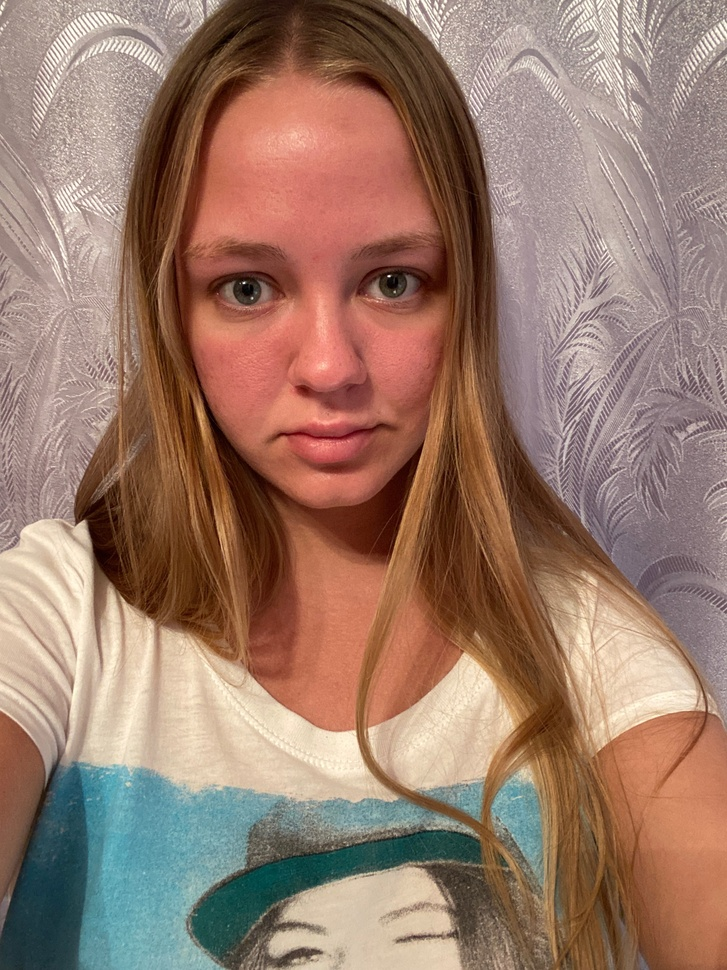
#> input picture Ai model/Faces Detectors/DataSets/age dataset/test/18-20/25.jpg, 727 x 970 px, shrunk from 2316 x 3088 before the run
$ python -i image_emotion_model.py   (imports and definitions only)
#> lines starting #> are read from the running program, lines starting #| are printed output that depends on the picture
#> further down, picture is the input picture: shape (970, 727, 3); mean B, G, R 106.6, 122.4, 153.6
"""
Lightweight emotion detection using only OpenCV — no TensorFlow, no PyTorch.
Uses a pre-trained Haar + SVM approach via OpenCV's face landmark + heuristics,
or falls back to a simple facial geometry heuristic.
"""
import logging
import cv2
import numpy as np
from typing import Dict, Optional

logger = logging.getLogger(__name__)

# Emotion labels
EMOTIONS = ['angry', 'disgust', 'fear', 'happy', 'sad', 'surprised', 'neutral']


class ImageEmotionModel:
    """
    Lightweight emotion detector using OpenCV only.
    No TensorFlow, no PyTorch, no FER — fits in 512MB RAM.
    """

    def __init__(self, mtcnn: bool = False):
        self._face_cascade = None
        self._smile_cascade = None
        self._eye_cascade = None
        self._load_cascades()
        logger.info("Lightweight OpenCV emotion detector initialized")

    def _load_cascades(self):
        try:
            self._face_cascade = cv2.CascadeClassifier(
                cv2.data.haarcascades + 'haarcascade_frontalface_default.xml')
            self._smile_cascade = cv2.CascadeClassifier(
                cv2.data.haarcascades + 'haarcascade_smile.xml')
            self._eye_cascade = cv2.CascadeClassifier(
                cv2.data.haarcascades + 'haarcascade_eye.xml')
        except Exception as e:
            logger.warning(f"Could not load cascades: {e}")

    def _detect_emotion_from_roi(self, face_roi_bgr) -> Dict[str, float]:
        """
        Heuristic emotion detection from face ROI using smile/eye cascades.
        Returns a dict of emotion -> confidence scores.
        """
        if face_roi_bgr is None or face_roi_bgr.size == 0:
            return {'neutral': 1.0}

        try:
            gray = cv2.cvtColor(face_roi_bgr, cv2.COLOR_BGR2GRAY)
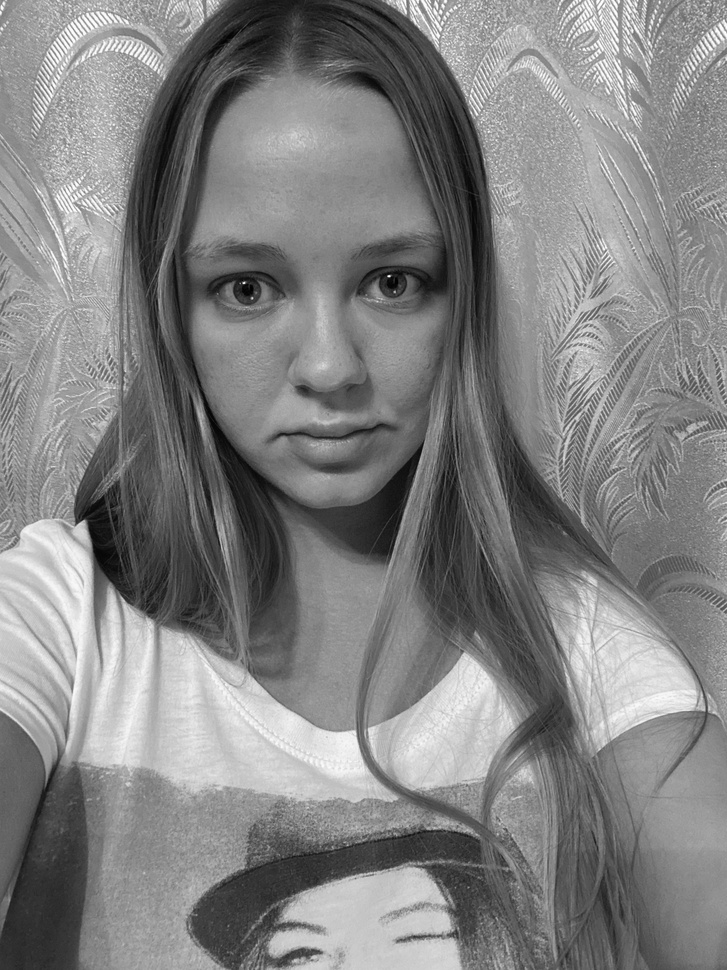
#> gray: shape (970, 727); min 0, max 254, mean 129.9
            h, w = gray.shape
#> h = 970; w = 727

            # Detect smile
            smile_score = 0.0
            if self._smile_cascade is not None:
                smiles = self._smile_cascade.detectMultiScale(
                    gray, scaleFactor=1.7, minNeighbors=22,
                    minSize=(int(w * 0.25), int(h * 0.1)))
#> smiles = ()
                if len(smiles) > 0:
                    smile_score = min(1.0, len(smiles) * 0.5)

            # Detect eyes (open eyes = alert/surprised, closed = sad/fear)
            eye_score = 0.0
            if self._eye_cascade is not None:
                eyes = self._eye_cascade.detectMultiScale(
                    gray, scaleFactor=1.1, minNeighbors=5,
                    minSize=(int(w * 0.1), int(h * 0.1)))
#> eyes = [[331, 227, 113, 113], [188, 228, 115, 115]]
                eye_score = min(1.0, len(eyes) / 2.0)
#> eye_score = 1

            # Brightness heuristic (bright face = happy/surprised)
            brightness = float(np.mean(gray)) / 255.0
#> brightness = 0.509

            # Contrast heuristic (high contrast = angry/surprised)
            contrast = float(np.std(gray)) / 128.0
#> contrast = 0.396

            # Build scores
            scores = {
                'happy':     smile_score * 0.8 + brightness * 0.2,
                'neutral':   (1 - smile_score) * eye_score * 0.6 + 0.2,
                'surprised': (1 - smile_score) * (1 - eye_score) * contrast * 0.5,
                'sad':       (1 - smile_score) * (1 - eye_score) * (1 - brightness) * 0.4,
                'angry':     (1 - smile_score) * contrast * (1 - brightness) * 0.3,
                'fear':      (1 - smile_score) * (1 - eye_score) * 0.2,
                'disgust':   (1 - smile_score) * (1 - brightness) * 0.15,
            }
#> scores = {'happy': 0.102, 'neutral': 0.8, 'surprised': 0, 'sad': 0, 'angry': 0.0583, 'fear': 0, 'disgust': 0.0736}

            # Normalize
            total = sum(scores.values()) or 1.0
#> total = 1.03
            scores = {k: round(v / total, 4) for k, v in scores.items()}
#> scores = {'happy': 0.0986, 'neutral': 0.774, 'surprised': 0, 'sad': 0, 'angry': 0.0564, 'fear': 0, 'disgust': 0.0712}
            return scores

        except Exception as e:
            logger.warning(f"Emotion heuristic failed: {e}")
            return {'neutral': 1.0}

    def predict_emotion(self, face_roi) -> Dict[str, Optional[float]]:
        """Return top emotion and confidence for a face ROI (BGR numpy array)."""
        scores = self._detect_emotion_from_roi(face_roi)
        top = max(scores, key=scores.get)
#> top = 'neutral'
        return {'emotion': top, 'confidence': float(scores[top])}

    def predict_emotion_whole(self, image) -> Dict[str, Optional[float]]:
        """Run emotion detection on the whole image as fallback."""
        return self.predict_emotion(image)

>>> import cv2
>>> picture = cv2.imread('../../DataSets/age dataset/test/18-20/25.jpg')
>>> result = ImageEmotionModel().predict_emotion_whole(picture)
#> result = {'emotion': 'neutral', 'confidence': 0.774}

$ run again, on Ai model/Faces Detectors/DataSets/age dataset/test/18-20/26.jpg
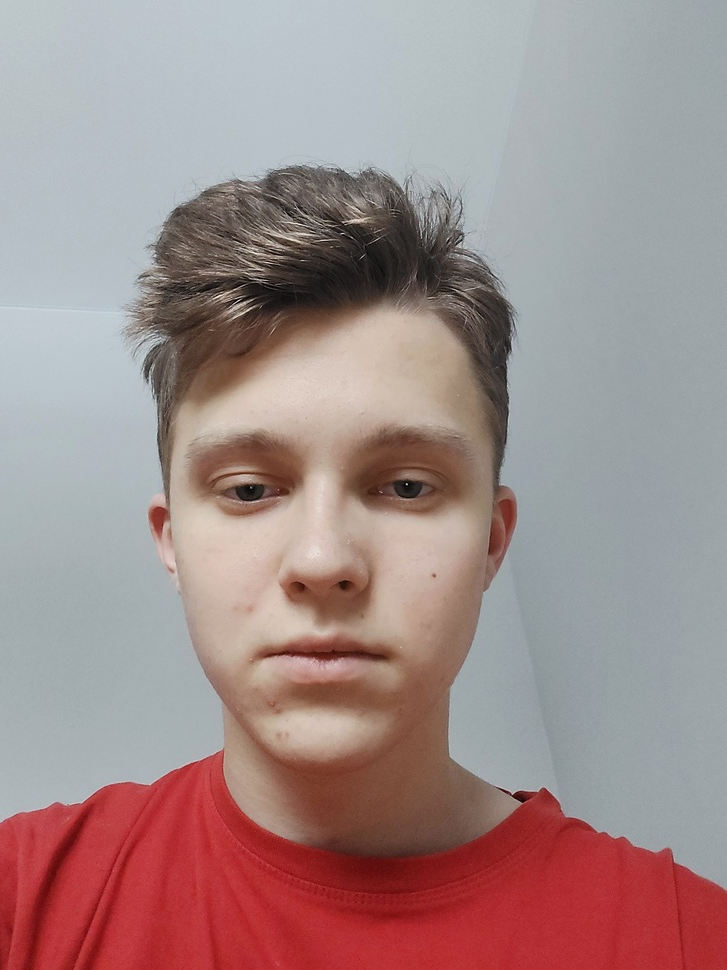
#> input picture Ai model/Faces Detectors/DataSets/age dataset/test/18-20/26.jpg, 727 x 970 px, shrunk from 2448 x 3264 before the run
#> picture is the input picture: shape (970, 727, 3); mean B, G, R 139, 139.9, 161.6
#> in _detect_emotion_from_roi, `gray = cv2.cvtColor(face_roi_bgr, cv2.COLOR_BGR2GRAY)`:
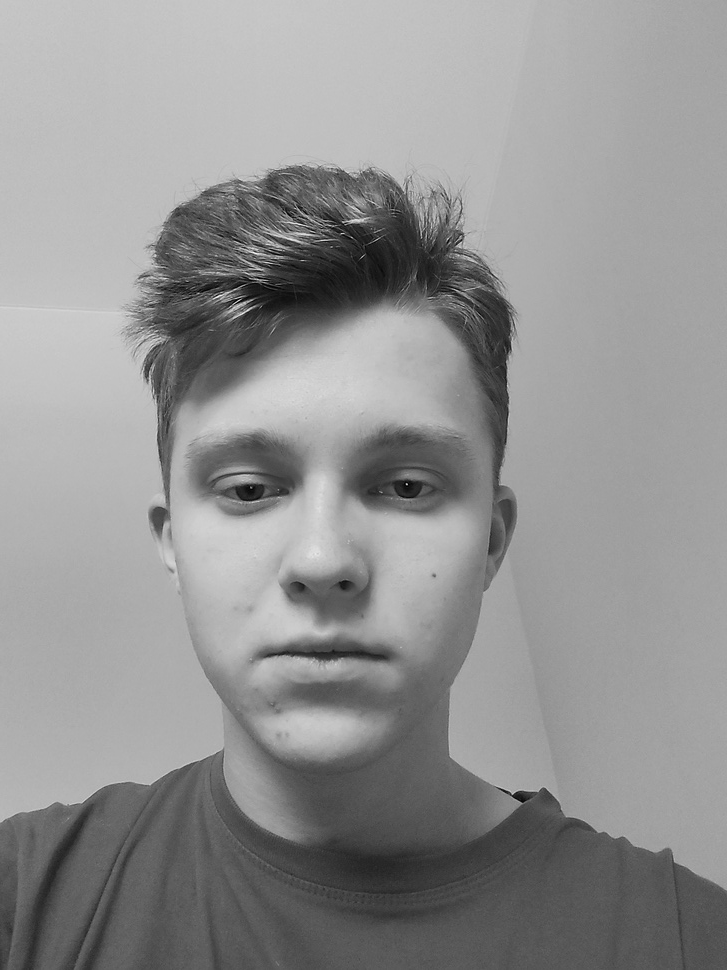
#> gray: shape (970, 727); min 0, max 251, mean 146.3
#> smiles = [[175, 650, 301, 150]]
#> smile_score = 0.5
#> eyes = [[330, 409, 129, 129], [179, 398, 140, 140]]
#> eye_score = 1
#> brightness = 0.574
#> contrast = 0.356
#> in _detect_emotion_from_roi, `scores = { 'happy':     smile_score * 0.8 + brightness * 0.2, 'neutral..`: scores = {'happy': 0.515, 'neutral': 0.5, 'surprised': 0, 'sad': 0, 'angry': 0.0227, 'fear': 0, 'disgust': 0.032}
#> total = 1.07
#> in _detect_emotion_from_roi, `scores = {k: round(v / total, 4) for k, v in scores.items()}`: scores = {'happy': 0.481, 'neutral': 0.468, 'surprised': 0, 'sad': 0, 'angry': 0.0213, 'fear': 0, 'disgust': 0.0299}
#> top = 'happy'
#> result = {'emotion': 'happy', 'confidence': 0.481}

$ run again, on Ai model/Faces Detectors/DataSets/age dataset/test/18-20/27.jpg
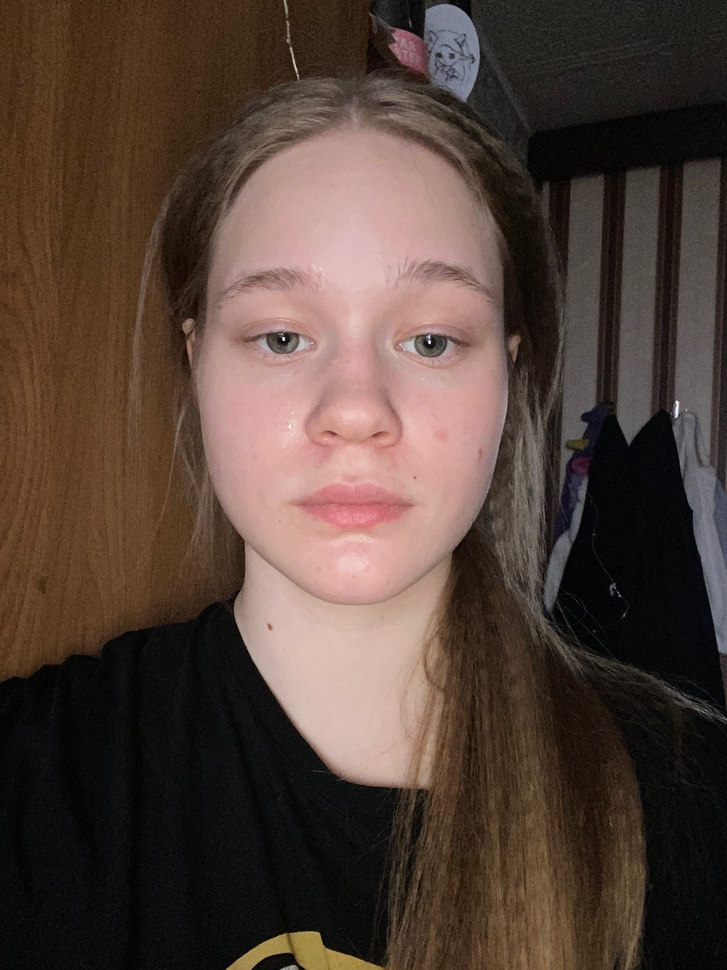
#> input picture Ai model/Faces Detectors/DataSets/age dataset/test/18-20/27.jpg, 727 x 970 px, shrunk from 2316 x 3088 before the run
#> picture is the input picture: shape (970, 727, 3); mean B, G, R 56.4, 65.2, 82.9
#> in _detect_emotion_from_roi, `gray = cv2.cvtColor(face_roi_bgr, cv2.COLOR_BGR2GRAY)`:
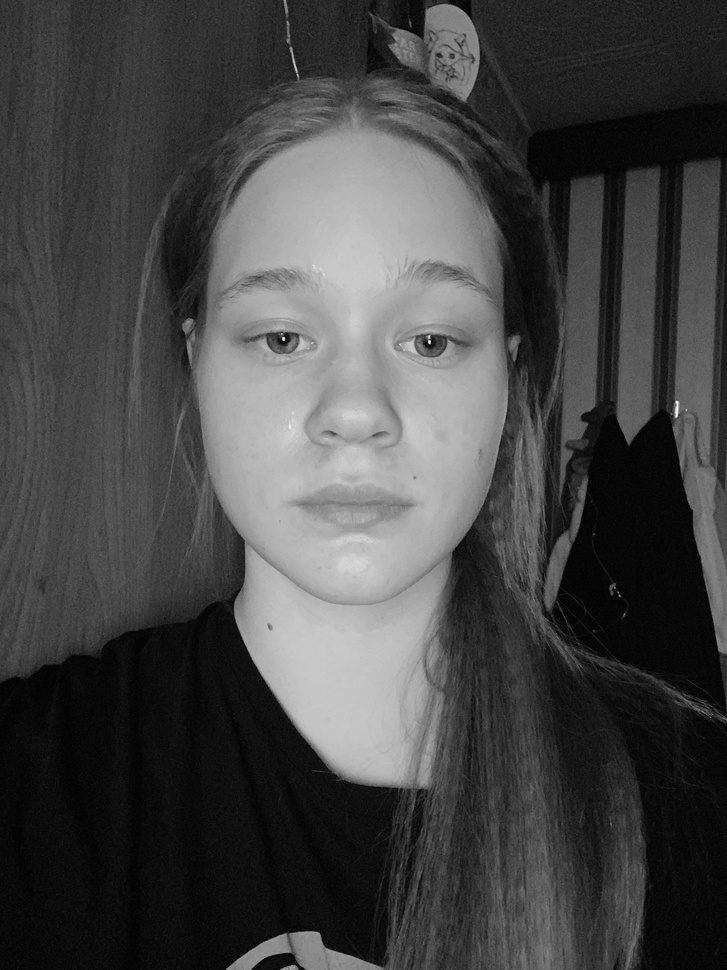
#> gray: shape (970, 727); min 0, max 254, mean 69.5
#> smiles = ()
#> eyes = [[220, 282, 115, 115], [367, 284, 119, 119]]
#> eye_score = 1
#> brightness = 0.273
#> contrast = 0.457
#> in _detect_emotion_from_roi, `scores = { 'happy':     smile_score * 0.8 + brightness * 0.2, 'neutral..`: scores = {'happy': 0.0545, 'neutral': 0.8, 'surprised': 0, 'sad': 0, 'angry': 0.0997, 'fear': 0, 'disgust': 0.109}
#> total = 1.06
#> in _detect_emotion_from_roi, `scores = {k: round(v / total, 4) for k, v in scores.items()}`: scores = {'happy': 0.0513, 'neutral': 0.752, 'surprised': 0, 'sad': 0, 'angry': 0.0938, 'fear': 0, 'disgust': 0.103}
#> top = 'neutral'
#> result = {'emotion': 'neutral', 'confidence': 0.752}

$ run again, on Ai model/Faces Detectors/DataSets/age dataset/test/18-20/28.jpg
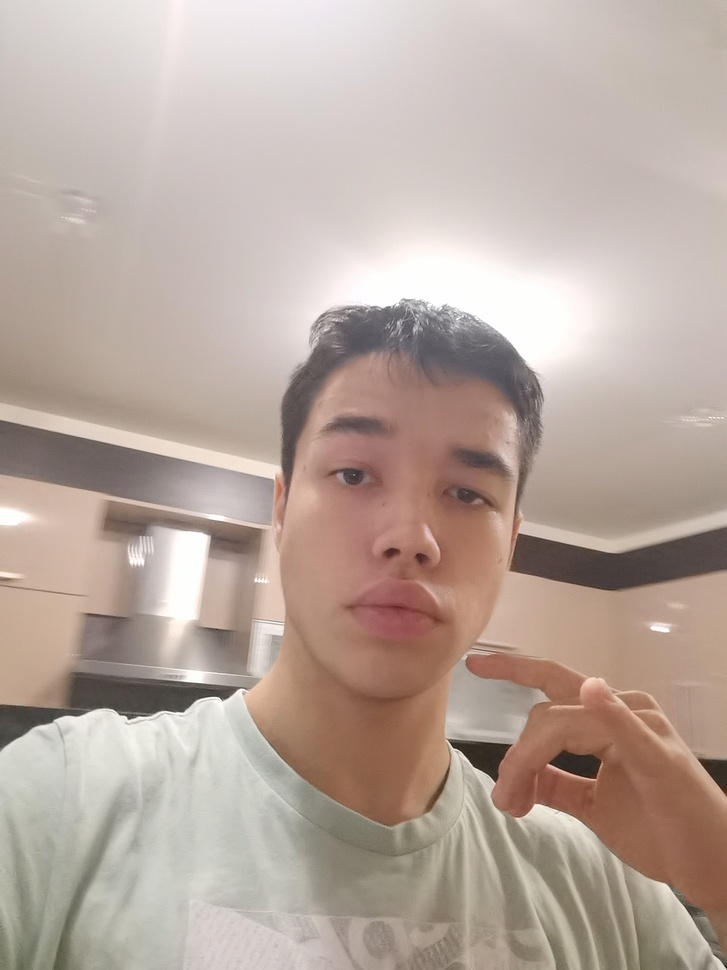
#> input picture Ai model/Faces Detectors/DataSets/age dataset/test/18-20/28.jpg, 727 x 970 px, shrunk from 3456 x 4608 before the run
#> picture is the input picture: shape (970, 727, 3); mean B, G, R 158.2, 167.9, 184.2
#> in _detect_emotion_from_roi, `gray = cv2.cvtColor(face_roi_bgr, cv2.COLOR_BGR2GRAY)`:
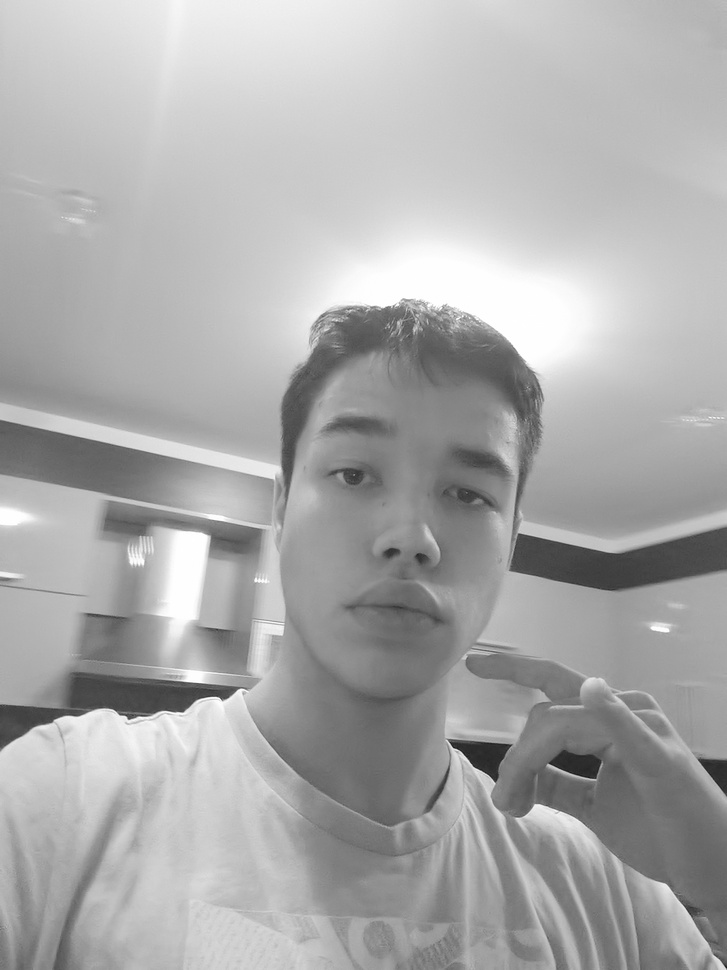
#> gray: shape (970, 727); min 22, max 255, mean 171.7
#> smiles = ()
#> eyes = [[300, 422, 108, 108]]
#> eye_score = 0.5
#> brightness = 0.673
#> contrast = 0.322
#> in _detect_emotion_from_roi, `scores = { 'happy':     smile_score * 0.8 + brightness * 0.2, 'neutral..`: scores = {'happy': 0.135, 'neutral': 0.5, 'surprised': 0.0806, 'sad': 0.0653, 'angry': 0.0316, 'fear': 0.1, 'disgust': 0.049}
#> total = 0.961
#> in _detect_emotion_from_roi, `scores = {k: round(v / total, 4) for k, v in scores.items()}`: scores = {'happy': 0.14, 'neutral': 0.52, 'surprised': 0.0839, 'sad': 0.068, 'angry': 0.0329, 'fear': 0.104, 'disgust': 0.051}
#> top = 'neutral'
#> result = {'emotion': 'neutral', 'confidence': 0.52}
